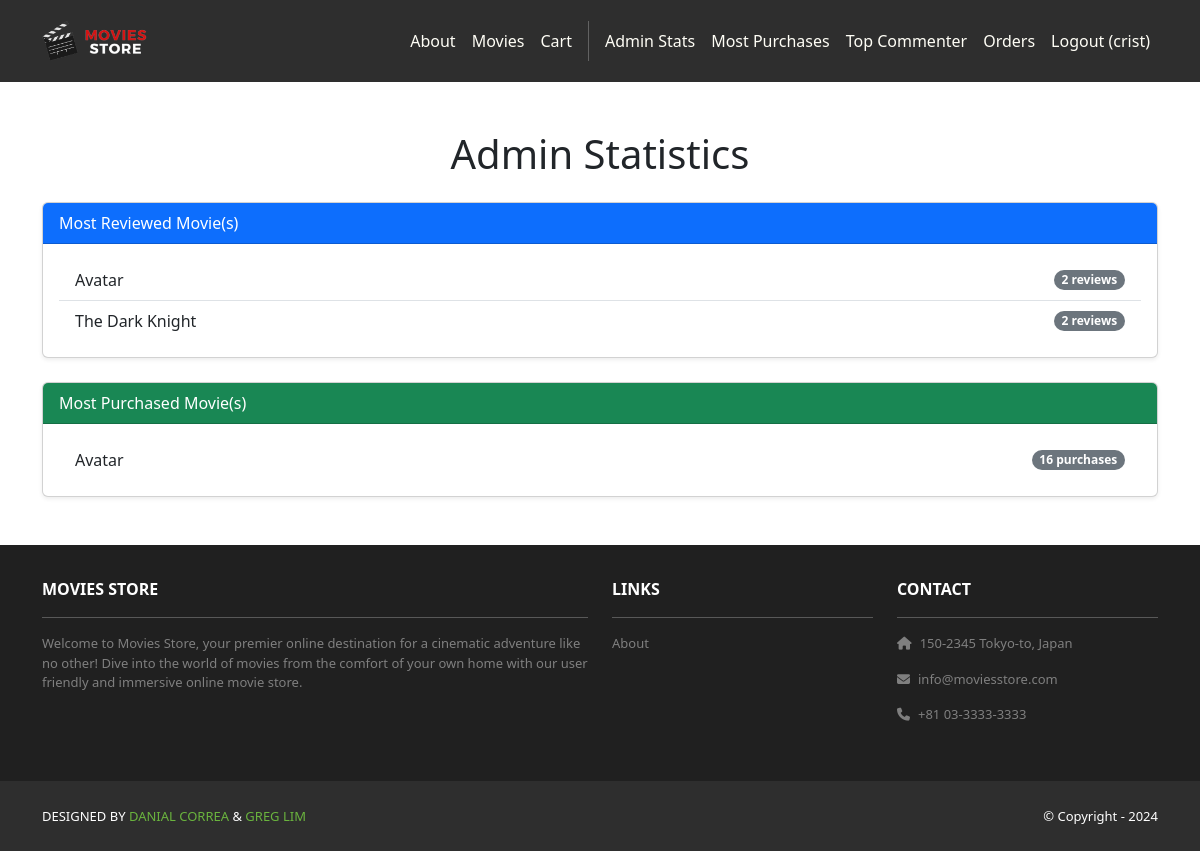
Page /movies/admin-stats/ (signed in) on the committed database.
### movies/models.py (models this page shows, shortened)
class Movie(models.Model):
    id = models.AutoField(primary_key=True)
    name = models.CharField(max_length=255)
    price = models.IntegerField()
    description = models.TextField()
    image = models.ImageField(upload_to='movie_images/')

### movies/views.py (the view)
# urls.py: path('admin-stats/', views.admin_stats, name='movies.admin_stats'),
@login_required
@staff_member_required
def admin_stats(request):
    reviewed_counts = Movie.objects.annotate(review_count=Count('review'))
    max_reviews = reviewed_counts.aggregate(max_count=Max('review_count'))['max_count'] or 0
    most_reviewed_movies = reviewed_counts.filter(review_count=max_reviews)
    purchased_counts = Movie.objects.annotate(purchase_count=Sum('item__quantity'))
    max_purchases = purchased_counts.aggregate(max_count=Max('purchase_count'))['max_count'] or 0
    most_purchased_movies = purchased_counts.filter(purchase_count=max_purchases)
    template_data = {}
    template_data['title'] = 'Admin Statistics'
    template_data['most_reviewed_movies'] = most_reviewed_movies
    template_data['most_purchased_movies'] = most_purchased_movies
    return render(request, 'movies/admin_stats.html', {'template_data': template_data})

### movies/templates/movies/admin_stats.html
{% extends 'base.html' %}
{% if user.is_staff %}
    {% block content %}
        <div class="container my-5">
            <h1 class="mb-4 text-center">{{ template_data.title }}</h1>
            <div class="card mb-4 shadow-sm">
                <div class="card-header bg-primary text-white">
                    Most Reviewed Movie(s)
                </div>
                <div class="card-body">
                    {% if template_data.most_reviewed_movies %}
                    <ul class="list-group list-group-flush">
                        {% for movie in template_data.most_reviewed_movies %}
                            <li class="list-group-item d-flex justify-content-between align-items-center">
                                {{ movie.name }}
                                <span class="badge bg-secondary rounded-pill">{{ movie.review_count }} reviews</span>
                            </li>
                        {% endfor %}
                    </ul>
                    {% else %}
                        <p>No reviews yet.</p>
                    {% endif %}
                </div>
            </div>
            <div class="card mb-4 shadow-sm">
                <div class="card-header bg-success text-white">
                    Most Purchased Movie(s)
                </div>
                <div class="card-body">
                    {% if template_data.most_purchased_movies %}
                    <ul class="list-group list-group-flush">
                        {% for movie in template_data.most_purchased_movies %}
                            <li class="list-group-item d-flex justify-content-between align-items-center">
                                {{ movie.name }}
                                <span class="badge bg-secondary rounded-pill">{{ movie.purchase_count|default:0 }} purchases</span>
                            </li>
                        {% endfor %}
                    </ul>
                    {% else %}
                        <p>No purchases yet.</p>
                    {% endif %}
                </div>
            </div>
        </div>
    {%endblock content %}
{% endif %}

### moviesstore/templates/base.html (shortened to what this page needs)
<!DOCTYPE html>
<html>
    {% load static %}
    <head>
    <link href="https://cdn.jsdelivr.net/npm/bootstrap@5.3.3/dist/css/bootstrap.min.css" rel="stylesheet">
    <link rel="stylesheet" href="https://cdnjs.cloudflare.com/ajax/libs/font-awesome/6.1.1/css/all.min.css">
    <link rel="stylesheet" type="text/css" href="{% static 'css/style.css' %}">
</head>
<body>
     <nav class="p-3 navbar navbar-dark bg-dark navbar-expand-lg">
        <div class="container">
            <a class="navbar-brand" href="{% url 'home.index' %}">
                <img src="{% static 'img/logo.png' %}" alt="logo" height="40" />
            </a>
            <div class="collapse navbar-collapse" id="navbarNavAltMarkup">
                <div class="navbar-nav ms-auto navbar-ml">
                    <a class="nav-link" href="{% url 'home.about' %}">About</a>
                    <a class="nav-link" href="{% url 'movies.index' %}">Movies</a>
                    <a class="nav-link" href="{% url 'cart.index' %}">Cart</a>
                    {% if user.is_authenticated %}
                    {% if user.is_staff %}
                    <a class="nav-link" href="{% url 'movies.admin_stats' %}">Admin Stats</a>
                    <a class="nav-link" href="{% url 'accounts.most_purchases' %}">Most Purchases</a>
                    <a class="nav-link" href="{% url 'movies.top_commenter' %}">Top Commenter</a>
                    {% endif %}
                    <a class="nav-link" href="{% url 'accounts.orders' %}">Orders</a>
                    <a class="nav-link" href="{% url 'accounts.logout' %}">Logout ({{ user.username }})</a>
                    {% else %}
                    <a class="nav-link" href="{% url 'accounts.login' %}">Login</a>
                    <a class="nav-link" href="{% url 'accounts.signup' %}">Sign Up</a>
                    {% endif %}
                </div>
            </div>
        </div>
     </nav>
    <div>
    {% block content %}
    {% endblock content %}
    </div>
     <section class="p-3 ms-footer d-none d-md-block">
        <div class="container">
            <div class="row mt-3 text-white">
                <div class="col-md-6 col-lg-6 col-xl-6 mx-auto mb-4">
                    <b>MOVIES STORE</b>
                    <hr />
                    <p>
                        Welcome to Movies Store, your premier online
                        destination for a cinematic adventure like no
                        other! Dive into the world of movies from the
                        comfort of your own home with our user
                        friendly and immersive online movie store.
                    </p>
                </div>
                <div class="col-md-3 col-lg-3 col-xl-3 mx-auto mb-4">
                    <b>LINKS</b>
                    <hr />
                    <p><a class="nav-link" href="{% url 'home.about' %}">About</a></p>
                </div>
                <div class="col-md-3 col-lg-3 col-xl-3 mx-auto mb-4">
                    <b>CONTACT</b>
                    <hr />
                    <p><i class="fas fa-home me me-2"></i>150-2345 Tokyo-to, Japan</p>
                    <p><i class="fas fa-envelope me-2"></i>info@moviesstore.com</p>
                    <p><i class="fas fa-phone me-2"></i>+81 03-3333-3333</p>
                </div>
            </div>
        </div>
     </section>
     <section class="p-3 ms-footer-bottom bg-dark">
        <div class="container d-flex justify-content-between">
            <div class="me-5 text-white">
                <span>DESIGNED BY
                    <a href="https://www.x.com/danielgarax" target="_blank">DANIAL CORREA</a> &
                    <a href="https://www.x.com/greglim81" target="_blank">GREG LIM</a>
                </span>
            </div>
            <div class="text-white">
                <span>© Copyright - 2024</span>
            </div>
        </div>
     </section>
</body

### moviesstore/static/css/style.css (style rules this page uses)
.navbar a.nav-link { color: #FFFEF6 !important; }
.bg-dark { background-color: #2E2E2E !important; }
.ms-footer { background-color: #202020; }
.ms-footer p { color: #7F7F7F; font-size: 13px; }
.ms-footer-bottom span { font-size: 13px; line-height: 38px; }
.ms-footer-bottom a { color: #6ab43e; text-decoration: none; }

### rows in the picture
Movie: name "Avatar", review_count "2", purchase_count "16"
Movie: name "The Dark Knight", review_count "2"

### other values in the picture
{{ user.username }} "crist"
{{ template_data.title }} "Admin Statistics"
